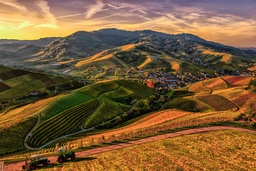
#> input picture images/raw_images/4k_test.jpg, 256 x 171 px, shrunk from 5472 x 3648 before the run; its folder holds only this picture in this run
$ jupyter execute --allow-errors colorbynum.ipynb
#> lines starting #> are read from the running program, lines starting #| are printed output that depends on the picture
Import modules

[cell 1]
import PIL
from PIL import Image

import math
import os

Testing capabilities of PIL. Just creating a negative of image to test.

#> (a cell that did not finish here is left out)

Define a BFS using a queue to populate the image with fewer colors of the same similarities.

[cell 3]
def BFS_average(img, origin, visit_arr, tolerance):
    queue = []
    queue.append(origin)
    color = img.getpixel(origin)
    while (len(queue) > 0):
        curr_coords = queue.pop()
        if (visit_arr[curr_coords[1]][curr_coords[0]] == 1):
            continue

        curr = img.getpixel(curr_coords)
        euclidean_distance = math.sqrt(math.pow((color[0]-curr[0]),2) + math.pow((color[1]-curr[1]),2) + math.pow((color[2]-curr[2]),2))
        visit_arr[curr_coords[1]][curr_coords[0]] = 1

        if (euclidean_distance > tolerance):
            continue

        img.putpixel(curr_coords, color)

        if (curr_coords[1] >= 0 and curr_coords[1] < img.height):
            if (curr_coords[0] > 0):
                queue.append(((curr_coords[0] - 1), curr_coords[1]))
            if (curr_coords[0] < img.width - 1):
                queue.append(((curr_coords[0] + 1), curr_coords[1]))
        if (curr_coords[0] >= 0 and curr_coords[0] < img.width):
            if (curr_coords[1] > 0):
                queue.append((curr_coords[0], (curr_coords[1] - 1)))
            if (curr_coords[1] < img.height - 1):
                queue.append((curr_coords[0], (curr_coords[1] + 1)))

def average_image(img, tolerance):
    visit_arr = [[0 for x in range(img.width)] for x in range(img.height)]

    for x in range(img.width):
        for y in range(img.height):
            BFS_average(img, (x,y), visit_arr, tolerance)

[cell 4]
def BFS_edges(img, origin, visit_arr, tolerance, edge_array):
    queue = []
    queue.append(origin)
    color = img.getpixel(origin)
    while (len(queue) > 0):
        curr_coords = queue.pop()
        if (visit_arr[curr_coords[1]][curr_coords[0]] == 1):
            continue

        curr = img.getpixel(curr_coords)
        euclidean_distance = math.sqrt(math.pow((color[0]-curr[0]),2) + math.pow((color[1]-curr[1]),2) + math.pow((color[2]-curr[2]),2))
        visit_arr[curr_coords[1]][curr_coords[0]] = 1

        if (euclidean_distance > tolerance):
            edge_array.append(curr_coords)
            continue

        if (curr_coords[1] >= 0 and curr_coords[1] < img.height):
            if (curr_coords[0] > 0):
                queue.append(((curr_coords[0] - 1), curr_coords[1]))
            if (curr_coords[0] < img.width - 1):
                queue.append(((curr_coords[0] + 1), curr_coords[1]))
        if (curr_coords[0] >= 0 and curr_coords[0] < img.width):
            if (curr_coords[1] > 0):
                queue.append((curr_coords[0], (curr_coords[1] - 1)))
            if (curr_coords[1] < img.height - 1):
                queue.append((curr_coords[0], (curr_coords[1] + 1)))

def draw_edges(img, tolerance):
    visit_arr = [[0 for x in range(img.width)] for x in range(img.height)]
    edges_arr = []

    for x in range(img.width):
        for y in range(img.height):
            BFS_edges(img, (x,y), visit_arr, tolerance, edges_arr)

    for x in edges_arr:
        img.putpixel(x, (0,0,0))

Loop through images and manipulate a whole folder (Inefficient. Don't do)

[cell 5]
dirs = os.listdir("images/raw_images/")
#> dirs = ['4k_test.jpg']
tolerance = 40
for x in dirs:
    img = Image.open("images/raw_images/" + x)
#> img is the input picture: PIL image 256x171 RGB; mean R, G, B 122.1, 92.3, 57.1
    average_image(img, tolerance)
#> the loop in average_image, `for x in range(img.width):` made 256 passes
#> after the loop in average_image, `for x in range(img.width):`:
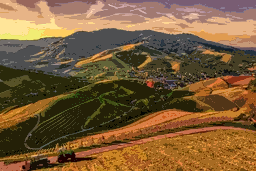
#> img: PIL image 256x171 RGB; mean R, G, B 122.7, 92.2, 56.3
    img.save("images/averaged_images/" + x)
    draw_edges(img, tolerance)
#> after the loop in draw_edges, `for x in edges_arr:`:
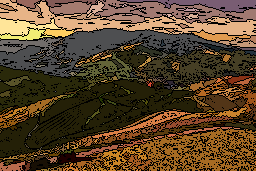
#> img: PIL image 256x171 RGB; mean R, G, B 87.8, 66.6, 41.5
    img.save("images/edged_images/" + x)

Modify a single image

[cell 6]
file = "baileyoncouch.jpg"
tolerance = 32
img = Image.open("images/raw_images/" + file)
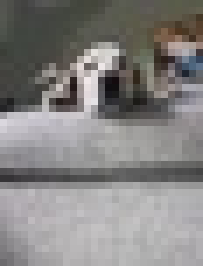
#> input picture images/averaged_images/baileyoncouch.jpg, 29 x 38 px, shrunk from 612 x 816 before the run, found by its file name (shown 7 times larger)
#> img is the input picture: PIL image 29x38 RGB; mean R, G, B 132.8, 130.9, 129.6

[cell 7]
average_image(img, tolerance)
img.save("images/averaged_images/" + file)

[cell 8]
draw_edges(img, tolerance)
#> call 2 of draw_edges, with tolerance = 32
#> after the loop in draw_edges (call 2), `for x in edges_arr:`:
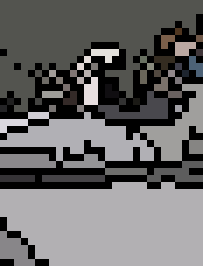
#> img: PIL image 29x38 RGB (shown 7 times larger); mean R, G, B 103.9, 103, 103
